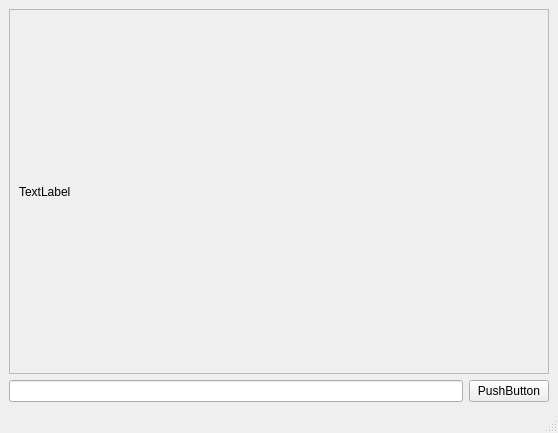
<?xml version="1.0" encoding="UTF-8"?>
<ui version="4.0">
 <class>MainWindow</class>
 <widget class="QMainWindow" name="MainWindow">
  <property name="geometry">
   <rect>
    <x>0</x>
    <y>0</y>
    <width>558</width>
    <height>433</height>
   </rect>
  </property>
  <property name="windowTitle">
   <string>Redimensionando uma imagem</string>
  </property>
  <widget class="QWidget" name="centralwidget">
   <layout class="QGridLayout" name="gridLayout">
    <item row="1" column="0">
     <widget class="QLineEdit" name="inputAbrirArquivo"/>
    </item>
    <item row="1" column="1">
     <widget class="QPushButton" name="btnEscolherArquivo">
      <property name="text">
       <string>PushButton</string>
      </property>
     </widget>
    </item>
    <item row="0" column="0" colspan="2">
     <widget class="QScrollArea" name="scrollArea">
      <property name="widgetResizable">
       <bool>true</bool>
      </property>
      <widget class="QWidget" name="scrollAreaWidgetContents">
       <property name="geometry">
        <rect>
         <x>0</x>
         <y>0</y>
         <width>538</width>
         <height>343</height>
        </rect>
       </property>
       <layout class="QGridLayout" name="gridLayout_2">
        <item row="0" column="0">
         <widget class="QLabel" name="label">
          <property name="text">
           <string>TextLabel</string>
          </property>
         </widget>
        </item>
       </layout>
      </widget>
     </widget>
    </item>
   </layout>
  </widget>
  <widget class="QMenuBar" name="menubar">
   <property name="geometry">
    <rect>
     <x>0</x>
     <y>0</y>
     <width>558</width>
     <height>21</height>
    </rect>
   </property>
  </widget>
  <widget class="QStatusBar" name="statusbar"/>
 </widget>
 <resources/>
 <connections/>
</ui>
